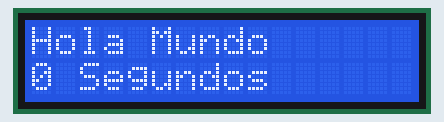
Bench run of a sketch on a simulated Arduino Uno, built with avr-gcc and run on an emulated ATmega328P. On the bench: 16×2 character LCD.

Above: at 0.1 s.
At 3.1 s:
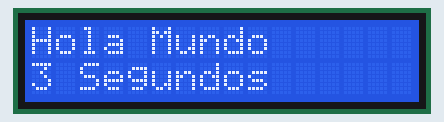
At 14.1 s:
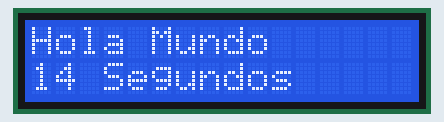
At 22.1 s:
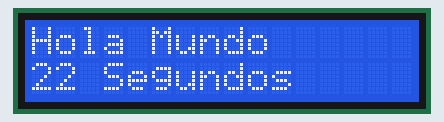
At 29.1 s:
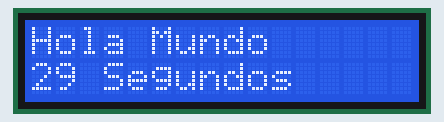
At 36.1 s:
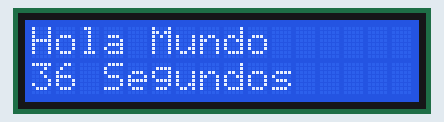

The sketch:

CodigoEjemploLCDmoduloI2C.ino
```cpp
#include <LiquidCrystal_I2C.h>
#include <Wire.h>
LiquidCrystal_I2C lcd(0x27, 16, 2);
byte planta[8] = {
  B00000,
  B11100,
  B00110,
  B01100,
  B00100,
  B11111,
  B01110,
  B01110
};
void setup() {
  lcd.init();// Inicializar el LCD
  lcd.backlight();//Encender la luz de fondo.
  lcd.createChar (planta,planta);


}
void loop() {
  lcd.setCursor(0, 0);
  lcd.print("Hola Mundo");// Escribimos el Mensaje en el LCD.
  lcd.setCursor(0, 1);// Ubicamos el cursor en la primera posición(columna:0) de la segunda línea(fila:1)
  lcd.print(millis() / 1000); // Escribimos el número de segundos trascurridos
  lcd.print(" Segundos");
  lcd.setCursor(12, 0);
  lcd.write(byte(planta));

  delay(100);
}
```

Measured:
- what the display in image 1 shows lasts 1.1 s, from 3.0 s to 4.1 s
